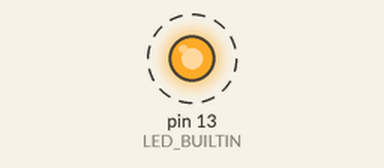
Recording of a sketch running on a simulated Arduino Uno, built with avr-gcc and run on an emulated ATmega328P. Parts: output pins drawn as LEDs (lit = HIGH). Dashed ring = blinking. What the sketch prints to the serial monitor is not drawn.

Above: at 0.5 s.
Timing chart, 0 to 4.6 s (numbered marks = the images above):
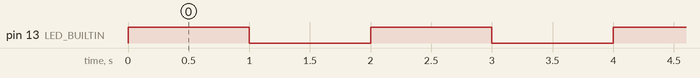

Measured:
- by itself, pin 13 (LED_BUILTIN): alternates HIGH for 1.0 s and LOW for 1.0 s

The sketch:

NANO33_Blink.ino
```cpp
void setup() {
  // initialize digital pin LED_BUILTIN as an output.
  pinMode(LED_BUILTIN, OUTPUT);
  Serial.begin(9600);
}

// the loop function runs over and over again forever
void loop() {
  digitalWrite(LED_BUILTIN, HIGH);  // change state of the LED by setting the pin to the HIGH voltage level
  Serial.println("LED is ON");
  delay(1000);                      // wait for a second
  digitalWrite(LED_BUILTIN, LOW);   // change state of the LED by setting the pin to the LOW voltage level
  Serial.println("LED is OFF");
  delay(1000);                      // wait for a second
}
```
